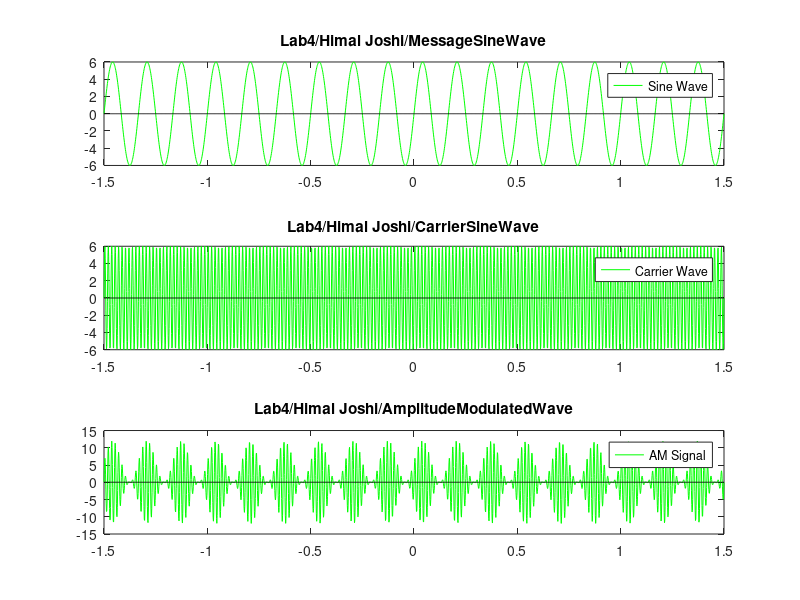

Here is the MATLAB script that generated this plot:
t = -1.5:0.0015:1.5;  % Changed from -1:0.001:1

a = 6;  % Changed from 5
f = 6;  % Changed from 5
y = a * sin(2 * pi * f * t);

subplot(3,1,1)
plot(t, y, '-green')  % Changed from -red
hold on
plot(t, zeros(size(t)), '-black') 
title('Lab4/Himal Joshi/MessageSineWave')
legend('Sine Wave')

hf = 60;  % Changed from 50
a2 = 6;   % Changed from 5
carrier = a2 * sin(2 * pi * hf * t);

subplot(3,1,2)
plot(t, carrier, '-green')  % Changed from -red
hold on
plot(t, zeros(size(t)), '-black') 
title('Lab4/Himal Joshi/CarrierSineWave')
legend('Carrier Wave')

am_signal = (1 + (y / a)) .* carrier;

subplot(3,1,3)
plot(t, am_signal, '-green')  % Changed from -red
hold on
plot(t, zeros(size(t)), '-black') 
title('Lab4/Himal Joshi/AmplitudeModulatedWave')
legend('AM Signal')